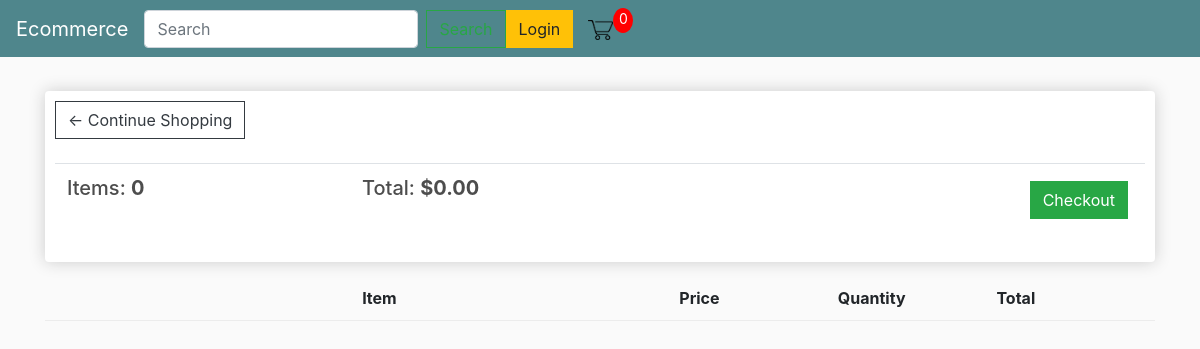
The page /cart/ (signed in) on the database as committed earlier.
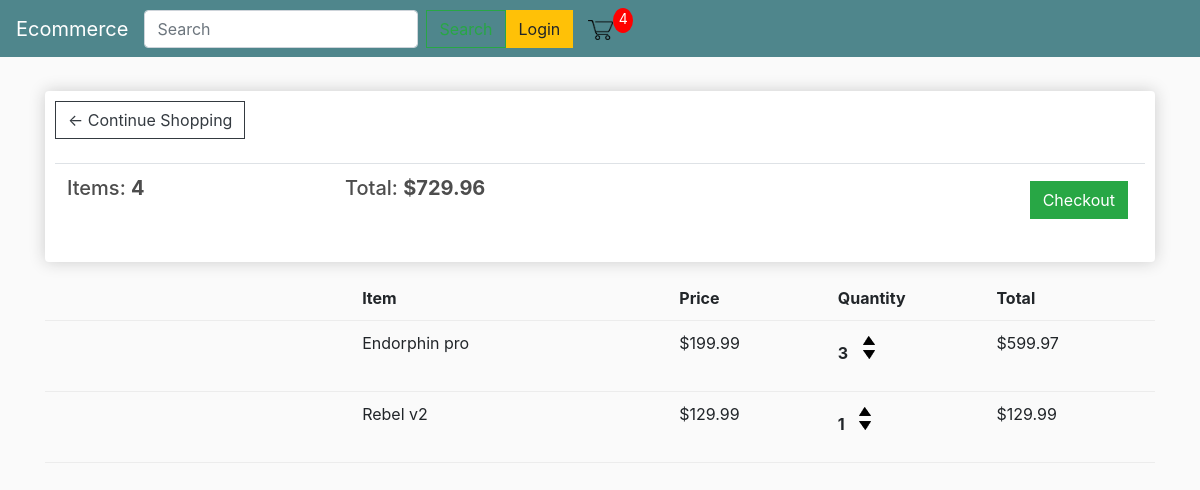
The same page on the database as committed later.
### store/models.py (models this page shows, shortened)
class Order(models.Model):
    customer = models.ForeignKey(Customer, on_delete=models.SET_NULL, null=True, blank=True)
    date_ordered = models.DateTimeField(auto_now_add=True)
    complete = models.BooleanField(default=False)
    transaction_id = models.CharField(max_length=100, null=True)
    @property
    def get_cart_total(self):
        orderitems = self.orderitem_set.all()
        total = sum([item.get_total for item in orderitems])
        return total
    @property
    def get_cart_items(self):
        orderitems = self.orderitem_set.all()
        total = sum([item.quantity for item in orderitems])
        return total

class OrderItem(models.Model):
    product = models.ForeignKey(Product, on_delete=models.SET_NULL, null=True, blank=True)
    order = models.ForeignKey(Order, on_delete=models.SET_NULL, null=True, blank=True)
    quantity = models.IntegerField(default=0, null=True, blank=True)
    date_added = models.DateTimeField(auto_now_add=True)
    @property
    def get_total(self):
        total = self.product.price * self.quantity
        return total

class Product(models.Model):
    name = models.CharField(max_length=200, null=True)
    price = models.DecimalField(max_digits=7, decimal_places=2)
    digital = models.BooleanField(default=False, null=True, blank=False)
    image = models.URLField(null=True, blank=True)
    description = models.CharField(max_length=500, null=True, blank=True)

### store/views.py (the view)
# urls.py: path('cart/', views.cart, name="cart"),
def cart(request):
    data = cartData(request)
    cartItems = data['cartItems']
    order = data['order']
    items = data['items']
    context = {'items':items, 'order':order, 'cartItems':cartItems}
    return render(request, 'store/cart.html', context)

### store/utils.py (called while the page is built)
def cartData(request):
    if request.user.is_authenticated:
        customer = request.user.customer
        order, created = Order.objects.get_or_create(customer=customer, complete=False)
        items = order.orderitem_set.all()
        cartItems = order.get_cart_items
    else:
        cookieData = cookieCart(request)
        cartItems = cookieData['cartItems']
        order = cookieData['order']
        items = cookieData['items']
    return {'items':items, 'order':order, 'cartItems':cartItems}

### store/templates/store/cart.html
{% extends 'store/layout.html' %}
{% load static %}
{% block content %}
    <div class="row">
        <div class="col-lg-12">
            <div class="box-element">
                <a  class="btn btn-outline-dark" href="{% url 'store' %}">&#x2190; Continue Shopping</a>
                <br>
                <br>
                <table class="table">
                    <tr>
                        <th><h5>Items: <strong>{{order.get_cart_items}}</strong></h5></th>
                        <th><h5>Total: <strong>${{order.get_cart_total|floatformat:2}}</strong></h5></th>
                        <th>
                            <a style="float:right; margin:5px;" class="btn btn-success" href="{% url 'checkout' %}">Checkout</a>
                        </th>
                    </tr>
                </table>
            </div>
            <br>
            <div class="box=element">
                <div class="cart-row">
                    <div style="flex:2"></div>
                    <div style="flex:2"><strong>Item</strong></div>
                    <div style="flex:1"><strong>Price</strong></div>
                    <div style="flex:1"><strong>Quantity</strong></div>
                    <div style="flex:1"><strong>Total</strong></div>
                </div>
                {% for item in items %}
                <div class="cart-row">
                    <div style="flex:2"><img class="row-image" src="{{item.product.imageURL}}"></div>
                    <div style="flex:2"><p>{{item.product.name}}</p></div>
                    <div style="flex:1"><p>${{item.product.price|floatformat:2}}</p></div>
                    <div style="flex:1">
                        <p class="quantity">{{item.quantity}}</p>
                        <div class="quantity">
                            <img data-product={{item.product.id}} data-action="add" class="chg-quantity update-cart" src="{% static  'images/arrow-up.png' %}">
                            <img data-product={{item.product.id}} data-action="remove" class="chg-quantity update-cart" src="{% static  'images/arrow-down.png' %}">
                        </div>
                    </div>
                    <div style="flex:1"><p>${{item.get_total}}</p></div>
                </div>
                {% endfor %}
            </div>
        </div>
    </div>
{% endblock content %}

Rows that differ between the two databases and show on the page:
computed for Order: get_cart_items "0" → "4"; get_cart_total "0.00" → "729.96"
added OrderItem: product.name "Endorphin pro", product.price "199.99", quantity "3", get_total "599.97"
added OrderItem: product.name "Rebel v2", product.price "129.99", quantity "1", get_total "129.99"
Other text that changed with them:
{{ cartItems }}: "0" → "4"
